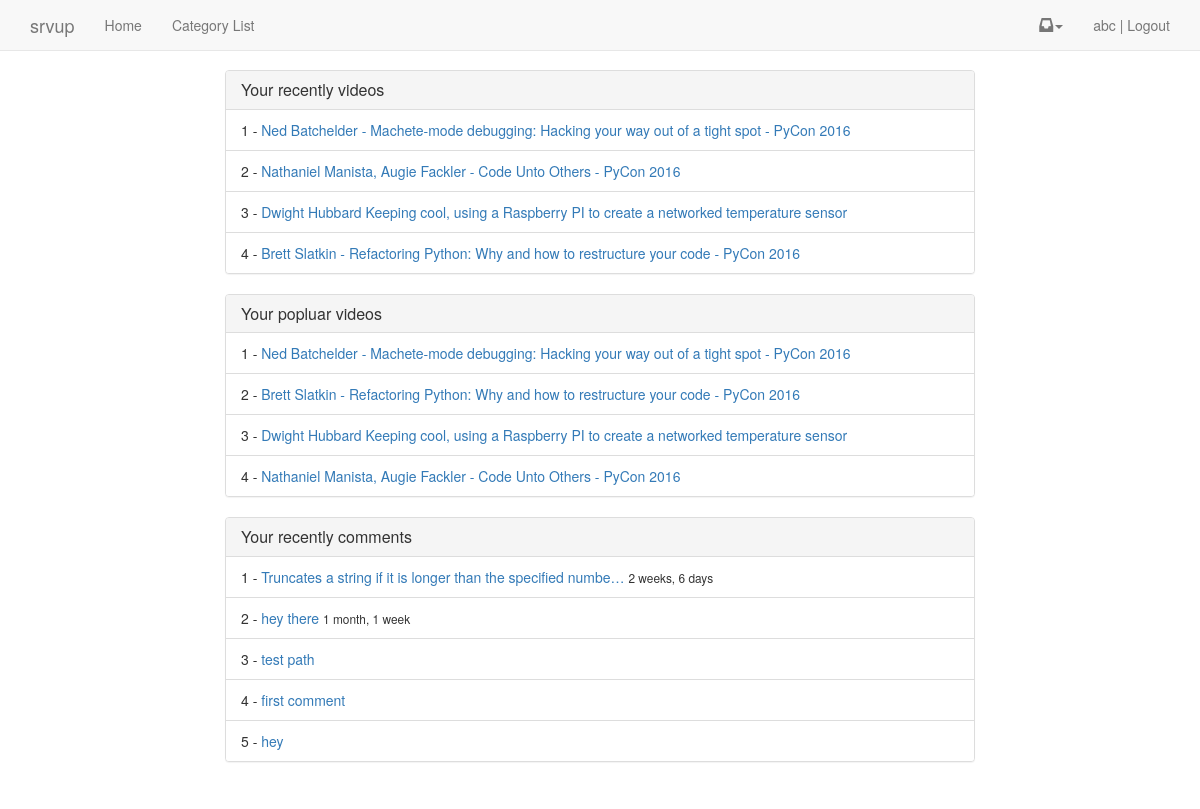
The page / (signed in) on the database its author committed.
### account/models.py (models this page shows, shortened)
class MyUser(AbstractBaseUser):
    username = models.CharField(
        max_length=255,
        unique=True,)
    email = models.EmailField(
        max_length=255,
        unique=True,
    )
    first_name = models.CharField(
        max_length=255,
        null=True,
        blank=True)
    last_name = models.CharField(
        max_length=255,
        null=True,
        blank=True)
    is_member = models.BooleanField(default=False, verbose_name='Is Paid Member')
    is_active = models.BooleanField(default=True)
    is_admin = models.BooleanField(default=False)
    objects = MyUserManager()
    USERNAME_FIELD = 'username'
    REQUIRED_FIELDS = ['email']

### video/models.py (models this page shows, shortened)
class Video(models.Model):
    title = models.CharField(max_length=256)
    share_message = models.TextField(default=DEFAULT_MESSAGE, null=True, blank=True)
    ordering = models.PositiveIntegerField(default=1)
    slug = models.SlugField(null=True, blank=True, max_length=256)
    tags = GenericRelation("TaggedItem", null=True, blank=True)
    thumbnail = models.ImageField(upload_to='uploads/%Y/%m/%d',null=True,blank=True)
    upload_vid = models.FileField(upload_to='uploads/%Y/%m/%d',null=True, blank=True)
    embed_code = models.CharField(max_length=500,null=True, blank=True)
    active = models.BooleanField(default=True)
    featured = models.BooleanField(default=False)
    free_preview = models.BooleanField(default=False)
    category = models.ForeignKey("Category", null=True)
    timestamp = models.DateTimeField(auto_now_add=True, auto_now=False, null=True)
    updated = models.DateField(auto_now_add=False, auto_now=True, null=True)
    objects = VideoManager()
    class Meta:
        unique_together = ('slug', 'category')
    def get_absolute_url(self):
        return reverse('video_detail', kwargs={'vid_slug': self.slug,
                                                'cat_slug':self.category.slug })

### comment/models.py (models this page shows, shortened)
class Comment(models.Model):
    text = models.TextField()
    author = models.ForeignKey(MyUser)
    parent = models.ForeignKey('self', null=True, blank=True)
    video = models.ForeignKey(Video, null=True, blank=True)
    path = models.CharField(max_length=512)
    timestamp = models.DateTimeField(auto_now=False,auto_now_add=True)
    updated = models.DateTimeField(auto_now=True,auto_now_add=False)
    active = models.BooleanField(default=True)
    objects = CommentManager()
    class Meta:
        ordering = ['-timestamp']
    @property
    def get_preview(self):
        return truncatechars(self.text, 60)
    def get_absolute_url(self):
        return reverse('comment_thread', kwargs={'pk':self.id})

### srvup/views.py (the view, shortened to what this page needs)
# urls.py: url(r'^$', 'srvup.views.home', name='home'),
def home(request):
    if request.user.is_authenticated():
        page_view.send(
            sender=request.user,
            path=request.get_full_path())
        obj_lst = []
        recent_videos = request.user.pageview_set.get_videos()[:6]
        recent_comments = request.user.comment_set.get_recent()
        video_type = ContentType.objects.get_for_model(Video)
        popular_videos_ids = request.user.pageview_set\
            .filter(primary_content_type=video_type)\
            .values_list("primary_object_id")\
            .annotate(the_count=Count("primary_object_id"))\
            .order_by('-the_count')[:6]
        popular_videos = []
        for i in popular_videos_ids:
            popular_videos.append(Video.objects.get(id=i[0]))
        for vid in recent_videos:
            obj =  vid.primary_content_object
            if obj not in obj_lst:
                obj_lst.append(obj)
        context = {
        'obj_lst':obj_lst,
        'recent_comments': recent_comments,
        'popular_videos': popular_videos,
        }
        return render(request, 'home_logged_in.html',context)

### analytics/models.py (called while the page is built)
@receiver(page_view)
def page_view_handler(sender,**kwargs):
    path = kwargs.get('path')
    if sender.is_anonymous():
        new_page_view, created = PageView.objects.get_or_create(path=path,user=None,timestamp=timezone.now())
    else:
        new_page_view, created = PageView.objects.get_or_create(user=sender,path=path, timestamp=timezone.now())
    for option in ("primary_obj", "secondary_obj"):
        obj = kwargs.get(option, None)
        if obj:
            name = option.split('_')[0]
            setattr(new_page_view, '%s_object_id' % (name), obj.id )
            setattr(new_page_view, '%s_content_type' % (name),\
                    ContentType.objects.get_for_model(obj))
            new_page_view.save()
    if not created:
        new_page_view.count += 1
        new_page_view.save()

    def videos(self):
        primary_content_type = ContentType.objects.get_for_model(Video)
        return self.filter(primary_content_type=primary_content_type)

    def get_queryset(self):
        return PageViewQuerySet(self.model, using=self._db)

    def get_videos(self):
        return self.get_queryset().videos()

### comment/models.py (called while the page is built)
    def recent(self):
        try:
            recent_num = settings.DISPLAY_RECENT_COMMENTS_NUM
        except:
            recent_num = 3
        return self.filter(active=True).filter(parent=None)[:recent_num]

    def get_queryset(self):
        return CommentQuerySet(self.model, using=self._db)

    def get_recent(self):
        return self.get_queryset().recent()

### video/models.py (called while the page is built)
    def get_queryset(self):
        return VideoQuerySet(self.model, using=self._db)

### templates/home_logged_in.html (shortened to what this page needs)
{% extends "base.html" %}
{% block content %}
<div class="row">
    {% if obj_lst %}
    <div class="col-sm-8 col-sm-offset-2">
    <div class="panel panel-default">
      <div class="panel-heading">
      <h4 class="panel-title">Your recently videos</h4>
      </div>
      <ul class="list-group">
        {% for video in obj_lst %}
        <li class="list-group-item">
        {{ forloop.counter }} -
            <a href="{{ video.get_absolute_url }}">{{ video.title }}</a>
            <br/>
        </li>
        {% endfor %}
      </ul>
    </div>
    </div>
    {% endif %}
    {% if popular_videos %}
    <div class="col-sm-8 col-sm-offset-2">
    <div class="panel panel-default">
      <div class="panel-heading">
      <h4 class="panel-title">Your popluar videos</h4>
      </div>
      <ul class="list-group">
        {% for video in popular_videos %}
        <li class="list-group-item">
        {{ forloop.counter }} -
            <a href="{{ video.get_absolute_url }}">{{ video.title }}</a>
            <br/>
        </li>
        {% endfor %}
      </ul>
    </div>
    </div>
    {% endif %}
    {% if recent_comments %}
    <div class="col-sm-8 col-sm-offset-2">
    <div class="panel panel-default">
      <div class="panel-heading">
      <h4 class="panel-title">Your recently comments</h4>
      </div>
      <ul class="list-group">
        {% for obj in recent_comments %}
        <li class="list-group-item">
        {{ forloop.counter }} -
            <a href="{{ obj.get_absolute_url }}">{{ obj.get_preview }}</a>  <small>{{obj.timestamp|timesince}}</small>
            <br/>
        </li>
        {% endfor %}
      </ul>
    </div>
    {% endif %}
    </div>
</div>
{% endblock %}

### templates/navbar.html (shortened to what this page needs)
    <nav class="navbar navbar-default navbar-static-top">
      <div class="container">
        <div class="navbar-header">
          <a class="navbar-brand" href="#">srvup</a>
        </div>
        <div id="navbar" class="navbar-collapse collapse">
          <ul class="nav navbar-nav">
            <li><a href="{% url 'home' %}">Home</a></li>
            <li><a href="{% url 'category_list' %}">Category List</a></li>
          </ul>
          <ul class="nav navbar-nav navbar-right">
          {% if user.is_authenticated %}
             <li class="dropdown">
              <a href="#" class="dropdown-toggle notification-toggle" data-toggle="dropdown" role="button" aria-expanded="false"><span class="glyphicon glyphicon-inbox" aria-hidden="true"></span><span class="caret"></span></a>
            </li>
            <li><a href="{% url 'logout' %}">{{ user }} | Logout</a></li>
            {% else %}
              {% if request.get_full_path == "/" %}
              {% else %}
                <li><a href="{% url 'login' %}">Login</a></li>
                <li><a href="{% url 'register' %}">Register</a></li>
              {% endif %}
          {% endif %}
          </ul>
        </div>
      </div>
    </nav>

### rows shown on the page
MyUser: username "abc"
Video: title "Ned Batchelder - Machete-mode debugging: Hacking your way out of a tight spot - PyCon 2016"
Video: title "Nathaniel Manista, Augie Fackler - Code Unto Others - PyCon 2016"
Video: title "Dwight Hubbard Keeping cool, using a Raspberry PI to create a networked temperature sensor"
Video: title "Brett Slatkin - Refactoring Python: Why and how to restructure your code - PyCon 2016"
Comment: get_preview "Truncates a string if it is longer than the specified numbe…", timestamp "2 weeks, 6 days"
Comment: get_preview "hey there", timestamp "1 month, 1 week"
Comment: get_preview "test path"
Comment: get_preview "first comment"
Comment: get_preview "hey"
